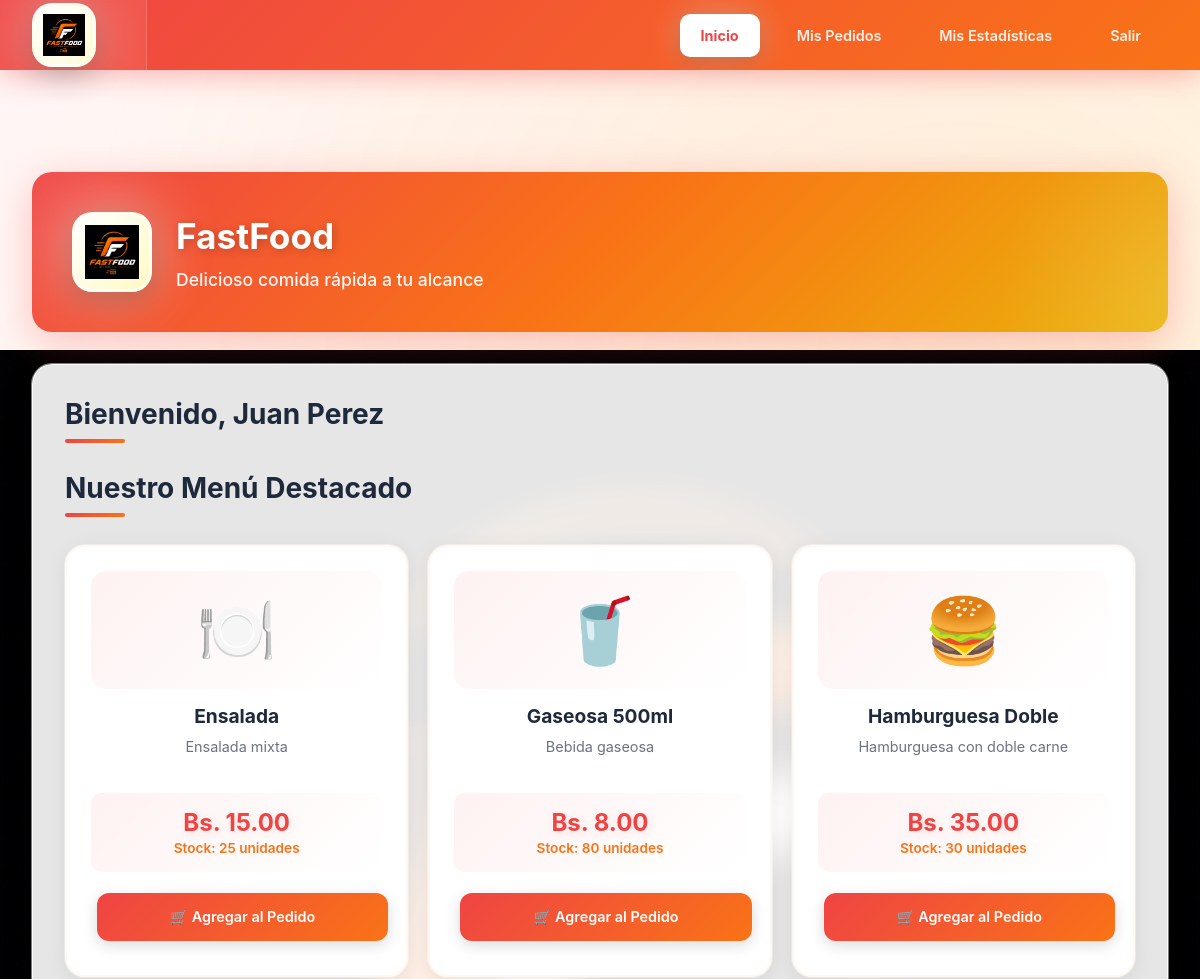
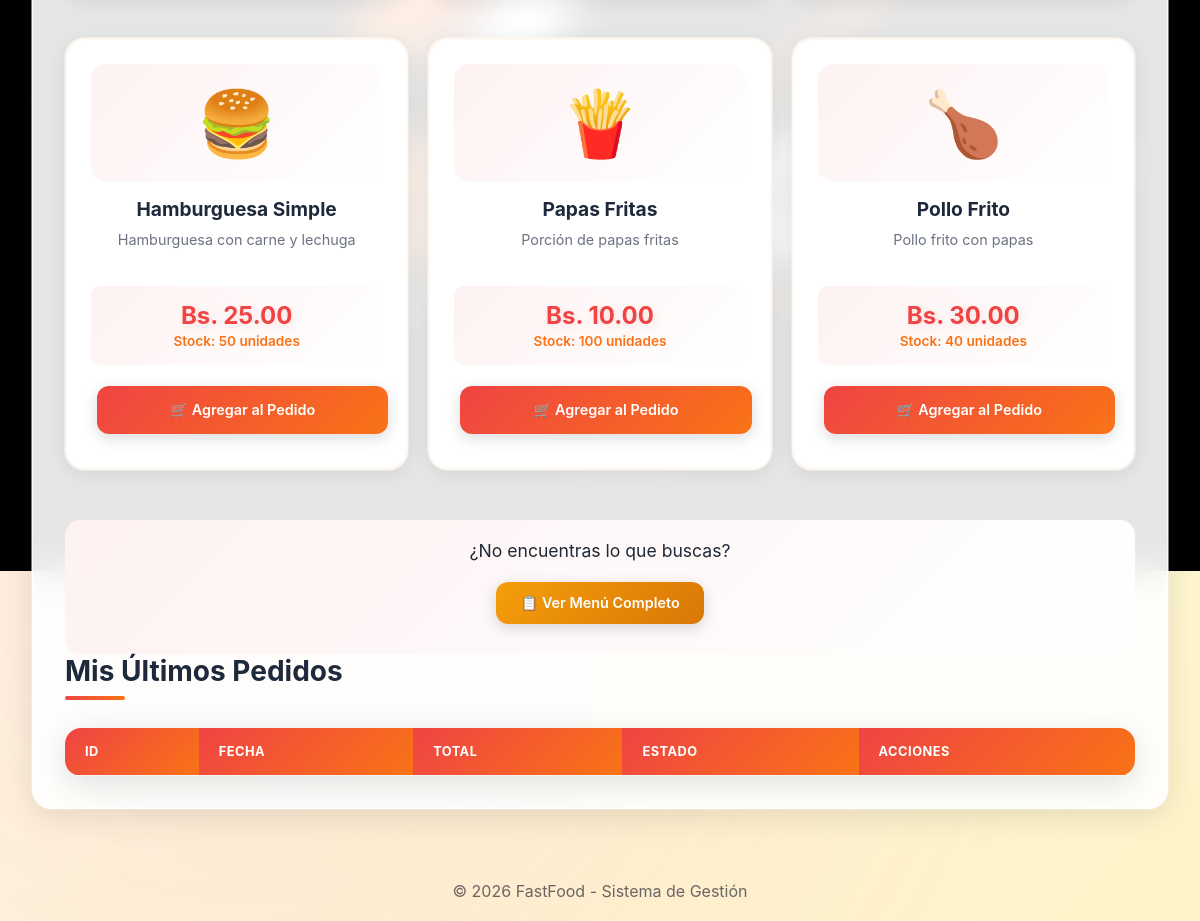
The page /index.php (signed in) on the database its author committed (2 pictures, top to bottom).
### tables this page shows
CREATE TABLE productos (
    id INT AUTO_INCREMENT PRIMARY KEY,
    nombre VARCHAR(100) NOT NULL,
    descripcion TEXT,
    categoria VARCHAR(50),
    precio_unitario DECIMAL(10, 2) NOT NULL,
    stock_actual INT DEFAULT 0,
    stock_minimo INT DEFAULT 10,
    unidad_medida VARCHAR(20) DEFAULT 'unidad',
    imagen VARCHAR(255) DEFAULT 'assets/images/productos/default.jpg',
    fecha_creacion TIMESTAMP DEFAULT CURRENT_TIMESTAMP
);

### index.php (the view, shortened to what this page needs)
<?php
require_once 'config.php';
?>
<!DOCTYPE html>
<html lang="es">
<head>
    <link rel="stylesheet" href="style.css">
</head>
<body>
    <div class="sidebar">
        <div class="sidebar-logo">
            <div class="logo-placeholder">
                <img src="assets/images/logo.png" alt="FastFood Logo" style="width: 100%; height: 100%; object-fit: contain;">
            </div>
        </div>
        <ul class="sidebar-nav">
            <li><a href="index.php" class="active">Inicio</a></li>
            <li><a href="pedidos.php"><?php echo $_SESSION['rol'] == 'cliente' ? 'Mis Pedidos' : 'Pedidos'; ?></a></li>
            <?php if ($_SESSION['rol'] == 'cliente'): ?>
                <li><a href="mis-estadisticas.php">Mis Estadísticas</a></li>
            <?php else: ?>
                <li><a href="inventario.php">Inventario</a></li>
                <li><a href="distribucion.php">Distribución</a></li>
                <li><a href="admin.php">Administración</a></li>
            <?php endif; ?>
            <li><a href="logout.php">Salir</a></li>
        </ul>
    </div>
    <div class="main-content">
        <header>
            <div class="header-logo">
                <img src="assets/images/logo.png" alt="FastFood Logo">
            </div>
            <div class="header-content">
                <h1>FastFood</h1>
                <p>Delicioso comida rápida a tu alcance</p>
            </div>
        </header>
        <div class="content">
            <?php if ($_SESSION['rol'] == 'cliente'): ?>
                <h2>Bienvenido, <?php echo $_SESSION['nombre']; ?></h2>
                <h2>Nuestro Menú Destacado</h2>
                <div class="productos-grid" style="display: grid; grid-template-columns: repeat(auto-fill, minmax(280px, 1fr)); gap: 20px; margin: 25px 0;">
                    <?php
                    $productos_destacados = $pdo->query("SELECT * FROM productos WHERE stock_actual > 0 ORDER BY nombre LIMIT 6")->fetchAll();
                    $emojis = [
                        'hamburguesa' => '🍔',
                        'papas' => '🍟',
                        'bebida' => '🥤',
                        'pollo' => '🍗',
                        'pizza' => '🍕',
                        'postre' => '🍰',
                        'default' => '🍽️'
                    ];
                    foreach ($productos_destacados as $index => $producto):
                        $categoria = strtolower($producto['categoria'] ?? '');
                        $emoji = '🍽️';
                        foreach ($emojis as $key => $val) {
                            if (strpos($categoria, $key) !== false) {
                                $emoji = $val;
                                break;
                            }
                        }
                        if (stripos($producto['nombre'], 'hamburguesa') !== false || stripos($producto['nombre'], 'burger') !== false) $emoji = '🍔';
                        elseif (stripos($producto['nombre'], 'papas') !== false || stripos($producto['nombre'], 'fritas') !== false) $emoji = '🍟';
                        elseif (stripos($producto['nombre'], 'bebida') !== false || stripos($producto['nombre'], 'refresco') !== false || stripos($producto['nombre'], 'gaseosa') !== false) $emoji = '🥤';
                        elseif (stripos($producto['nombre'], 'pollo') !== false) $emoji = '🍗';
                        elseif (stripos($producto['nombre'], 'pizza') !== false) $emoji = '🍕';
                        elseif (stripos($producto['nombre'], 'helado') !== false || stripos($producto['nombre'], 'postre') !== false) $emoji = '🍰';
                    ?>
                        <div class="product-card producto-item" data-index="<?php echo $index; ?>" style="text-align: center;">
                            <div style="background: linear-gradient(135deg, #fef2f2 0%, #ffffff 100%); border-radius: 15px; padding: 20px; margin-bottom: 15px; overflow: hidden;">
                                <span style="font-size: 4em; display: none;"><?php echo $emoji; ?></span>
                            </div>
                            <h4 style="font-size: 1.2em; margin-bottom: 10px;"><?php echo $producto['nombre']; ?></h4>
                            <p style="color: #6b7280; font-size: 0.9em; margin-bottom: 15px; min-height: 40px;"><?php echo $producto['descripcion'] ?: 'Delicioso producto de FastFood'; ?></p>
                            <div style="background: linear-gradient(135deg, #fef2f2 0%, #ffffff 100%); padding: 15px; border-radius: 10px; margin-bottom: 15px;">
                                <span class="price" style="font-size: 1.5em;">Bs. <?php echo number_format($producto['precio_unitario'], 2); ?></span>
                                <br>
                                <span class="stock" style="font-size: 0.85em;">Stock: <?php echo $producto['stock_actual']; ?> unidades</span>
                            </div>
                            <a href="pedidos.php?action=nuevo" class="btn btn-primary" style="width: 100%; text-align: center; padding: 15px;">🛒 Agregar al Pedido</a>
                        </div>
                    <?php endforeach; ?>
                </div>
                <div style="text-align: center; margin-top: 30px; padding: 20px; background: linear-gradient(135deg, #fef2f2 0%, #ffffff 100%); border-radius: 15px;">
                    <p style="margin-bottom: 15px; font-size: 1.1em; color: #1f2937;">¿No encuentras lo que buscas?</p>
                    <a href="pedidos.php?action=nuevo" class="btn btn-warning">📋 Ver Menú Completo</a>
                </div>
                <h2>Mis Últimos Pedidos</h2>
                <table>
                    <thead>
                        <tr>
                            <th>ID</th>
                            <th>Fecha</th>
                            <th>Total</th>
                            <th>Estado</th>
                            <th>Acciones</th>
                        </tr>
                    </thead>
                </table>
            <?php endif; ?>
        </div>
    </div>
    <footer style="text-align: center; padding: 20px; margin-top: 20px; color: #666;">
        <p>&copy; 2026 FastFood - Sistema de Gestión</p>
    </footer>
</body>
</html>

### rows shown on the page
productos: emoji "🍽️", nombre "Ensalada", descripcion "Ensalada mixta", precio_unitario "15.00", stock_actual "25"
productos: nombre "🥤", nombre "Gaseosa 500ml", descripcion "Bebida gaseosa", precio_unitario "8.00", stock_actual "80"
productos: nombre "🍔", nombre "Hamburguesa Doble", descripcion "Hamburguesa con doble carne", precio_unitario "35.00", stock_actual "30"
productos: nombre "🍔", nombre "Hamburguesa Simple", descripcion "Hamburguesa con carne y lechuga", precio_unitario "25.00", stock_actual "50"
productos: nombre "🍟", nombre "Papas Fritas", descripcion "Porción de papas fritas", precio_unitario "10.00", stock_actual "100"
productos: nombre "🍗", nombre "Pollo Frito", descripcion "Pollo frito con papas", precio_unitario "30.00", stock_actual "40"

### other values the page prints
$_SESSION['nombre'] "Juan Perez"
